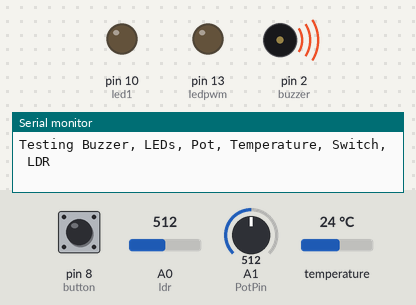
Bench run of a sketch on a simulated Arduino Uno, built with avr-gcc and run on an emulated ATmega328P. Shown: output pins drawn as LEDs (lit = HIGH), buzzer (waves = sounding, pin HIGH), the last lines printed to the serial monitor. The inputs (shaded band) are chosen by the test bench; at power-on: pin 8 (button) LOW, A0 (ldr) = 512, A1 (PotPin) = 512, temperature 24 °C.

Above: at 0.07 s.
At 0.27 s:
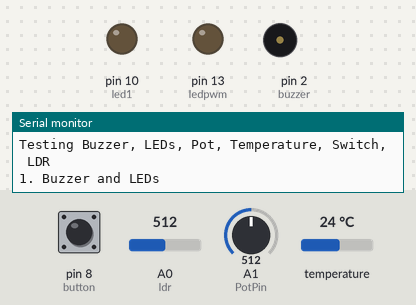
At 0.57 s:
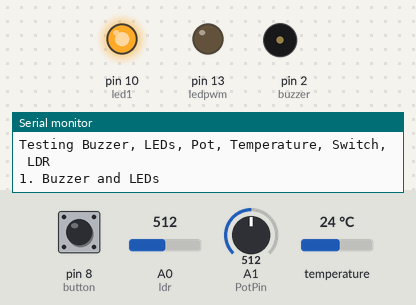
At 14.28 s:
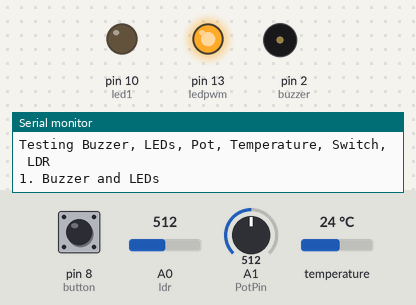
Timing chart, 0 to 17.3 s (numbered marks = the images above):
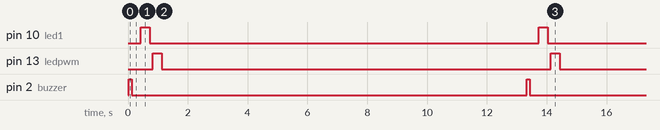

Measured:
- by itself, pin 10 (led1), pin 13 (ledpwm): alternates HIGH for 0.30 s and LOW for 13.0 s
- by itself, pin 2 (buzzer): alternates HIGH for 0.10 s and LOW for 13.2 s
- by itself, everything shown: repeats every 13.3 s, in 6 steps

The sketch:

leds-buzzer-POT-DS18B20-SWITCH-LDR.ino
```cpp
#include <OneWire.h>
#include <DallasTemperature.h>
#define buzzer 2
#define led1 10
#define ledpwm 13
#define ONE_WIRE_BUS 6
int PotPin = A1;
#define ldr A0

#define button 8
OneWire oneWire(ONE_WIRE_BUS);

DallasTemperature sensors(&oneWire);

void setup() {
  // initialize digital pin LED_BUILTIN as an output.
  Serial.begin(9600);
  pinMode(buzzer, OUTPUT);
  pinMode(led1, OUTPUT);
  pinMode(ledpwm, OUTPUT);
  sensors.begin();

}

// the loop function runs over and over again forever
void loop() {
  Serial.println("Testing Buzzer, LEDs, Pot, Temperature, Switch, LDR");

  Serial.println("1. Buzzer and LEDs");
  digitalWrite(buzzer, HIGH);
  delay(100);
  digitalWrite(buzzer, LOW);
  delay(300);

  digitalWrite(led1, HIGH);
  delay(300);
  digitalWrite(led1, LOW);
  delay(100);

  digitalWrite(ledpwm, HIGH);
  delay(300);
  digitalWrite(ledpwm, LOW);
  delay(100);

  delay(1000);
  Serial.println("-----------------------");

  Serial.println("2. Potentiometer");
  int  PotValue = analogRead(PotPin);
  Serial.println(PotValue);
  delay(1000);
  Serial.println("-----------------------");


  Serial.println("3. Temperature Sensor");
  Serial.print(" Requesting temperatures...");
  sensors.requestTemperatures(); // Send the command to get temperature readings
  Serial.println("DONE");
  Serial.print("Temperature is: ");
  Serial.println(sensors.getTempCByIndex(0));
  delay(1000);
  Serial.println("-----------------------");


  Serial.println("4. Digital Switch");
  Serial.println("Press button");
  int sw_value = digitalRead(button);
  Serial.println(sw_value);
  delay(3000);
  Serial.println("-----------------------");


  Serial.println("5. LDR");
  int ldrValue = analogRead(ldr);
  Serial.print("Value of ldr= ");
  Serial.println(ldrValue);
  delay(300);
  Serial.println("-----------------------");
  Serial.println("Done Testing, Please wait 5 seconds");
  delay(5000);
  Serial.println("-----------------------");


}
```
